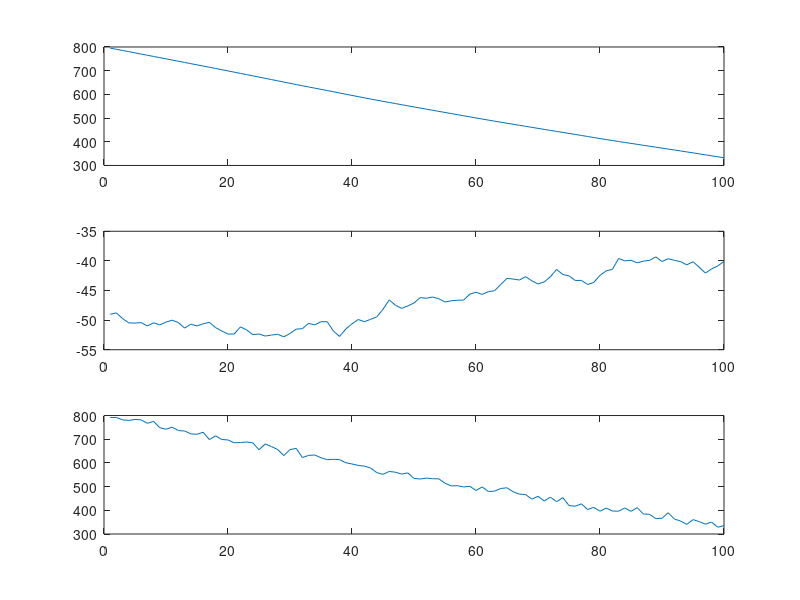

Write the MATLAB code that produced this figure.
a = 6.*randn(1,100);    % 生成 a
% vara = var(a);
% plot(a);
% a(1,5);             % 调用a的第5个元素

F=[1 0.1; 0 1];     % Fn
v1=[0.005;0.1]*a;   % v1

x=zeros(2,101);
x(:,1)=[800 -49];   % x, 数据 x(1)对应 公式中的 x(0);   数据 v1(1)对应 公式中的 v1(0)
for i = 1:100
       x(:,i+1) = F*x(:,i)+v1(:,i);
end
subplot(311)
plot(x(1,2:101));   % 画的时候不画出 x(0)v(0)
subplot(312)
plot(x(2,2:101));

w = 10.*randn(1,100);   % 生成 y
C=[1 0];
v2=w;
temp=C*x;
y=temp(:,2:101)+w;
subplot(313)
plot(y);